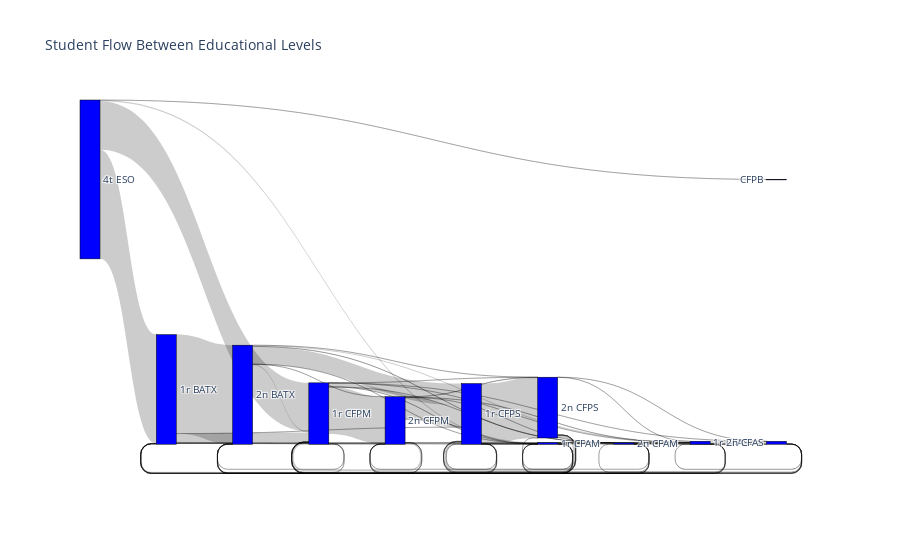

The code cell stored with this chart in its notebook:
### Code cell
df_eduabs_2223_columns = df_eduabs_2223.columns.str.strip()

sources = []
targets = []
values = []
labels = []
label_dict = {}
current_label = 0


every_level = list([level for level in list(df_eduabs_2223_columns[3:]) if level != 'Alumnes'])

for level in df_eduabs_2223['origen 2021-2022']:
    if level != 'Alumnes' and level != '3r ESO':
        label_dict[level]=current_label
        labels.append(level)
        current_label += 1

for level in every_level:
    if level not in label_dict and level != 'Alumnes' and level != '3r ESO':
        label_dict[level]=current_label
        labels.append(level)
        current_label += 1

for idx, row in df_eduabs_2223.iterrows():
    source_level = row['origen 2021-2022']

    if source_level == 'Alumnes' or source_level == '3r ESO':
        continue
    
    source_index = label_dict[source_level]

    for target_level in every_level:

        if target_level == 'Alumnes' or target_level == '3r ESO':
            continue

        if source_level == target_level:
            continue

        target_index = label_dict[target_level]
        value = row[target_level]
        if value > 0:
            sources.append(source_index)
            targets.append(target_index)
            values.append(value)

fig = go.Figure(data=[go.Sankey(node=dict(
    pad=15,
    thickness=20,
    line=dict(color='black', width=0.5),
    label=labels,
    color='blue'
    )
    , link=dict(
        source=sources,
        target=targets,
        value=values

    ))])

fig.update_layout(title_text="Student Flow Between Educational Levels", font_size=10)
fig.show()

### Figure 1 — Plotly figure (JSON) as saved in the notebook; plotly's stock layout.template omitted (floating-point values rounded to 4 significant figures)
{"data": [{"link": {"source": [0, 0, 0, 0, 1, 1, 1, 1, 1, 1, 1, 2, 2, 2, 2, 2, 2, 2, 3, 3, 3, 3, 3, 3, 3, 3, 3, 4, 4, 4, 4, 4, 4, 4, 4, 5, 5, 5, 5, 5, 5, 5, 5, 6, 6, 6, 6, 6, 6, 6, 7, 7, 7, 7, 7, 7, 7, 7, 8, 8, 8, 8, 8, 8, 8, 9, 9, 9, 9, 9, 10, 10, 10, 10, 10, 10], "target": [1, 11, 3, 7, 2, 3, 4, 5, 7, 8, 9, 3, 4, 5, 6, 7, 8, 9, 1, 2, 4, 5, 6, 7, 8, 9, 10, 1, 2, 3, 5, 6, 7, 8, 9, 1, 2, 3, 4, 6, 7, 9, 10, 1, 2, 3, 4, 5, 9, 10, 1, 2, 3, 4, 5, 8, 9, 10, 1, 2, 3, 5, 7, 9, 10, 3, 4, 5, 7, 10, 3, 5, 6, 7, 8, 9], "value": [47716, 33, 21289, 507, 43299, 4095, 114, 23, 131, 14, 4, 482, 24, 7773, 18, 18, 2, 500, 211, 35, 20595, 1703, 39, 37, 2, 7, 1, 28, 5, 726, 9608, 148, 7, 1, 60, 3, 4, 104, 40, 26396, 1, 15, 4, 3, 1, 129, 9, 1183, 39, 2, 17, 5, 23, 3, 2, 546, 26, 1, 1, 4, 10, 36, 12, 307, 5, 7, 1, 31, 3, 1267, 6, 18, 3, 5, 4, 68]}, "node": {"color": "blue", "label": ["4t ESO", "1r BATX", "2n BATX", "1r CFPM", "2n CFPM", "1r CFPS", "2n CFPS", "1r CFAM", "2n CFAM", "1r CFAS", "2n CFAS", "CFPB"], "line": {"color": "black", "width": 0.5}, "pad": 15, "thickness": 20}, "type": "sankey"}], "layout": {"font": {"size": 10}, "title": {"text": "Student Flow Between Educational Levels"}}}
